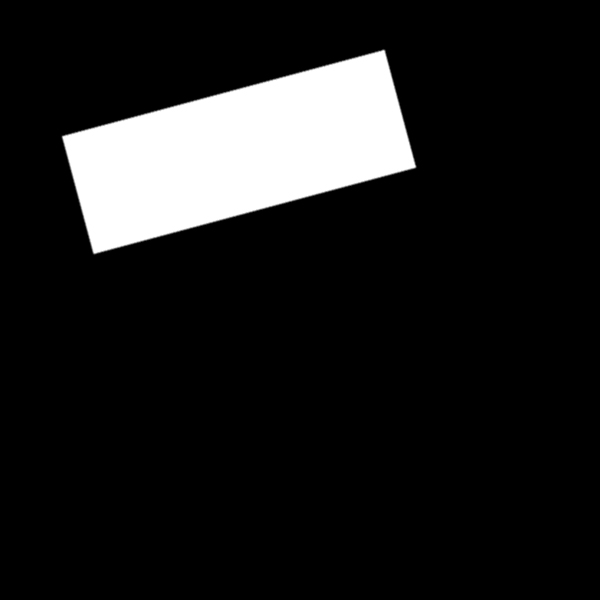
#> input picture CV/code/opencv/data/rotated.jpg, 600 x 600 px
$ python basic_contours_3.py
#> lines starting #> are read from the running program, lines starting #| are printed output that depends on the picture; after the words box and inside, x2 and y2 are one past the last pixel; in counts of white or black regions, pixels touching at a corner belong together; long printed decimals are rounded
import numpy as np
import cv2 as cv

source = cv.imread('data/rotated.jpg')
#> source is the input picture: shape (600, 600, 3); min 0, max 255, mean 28.9
gray = cv.cvtColor(source, cv.COLOR_BGR2GRAY)

ret, thresh = cv.threshold(gray, 200, 255, 0)
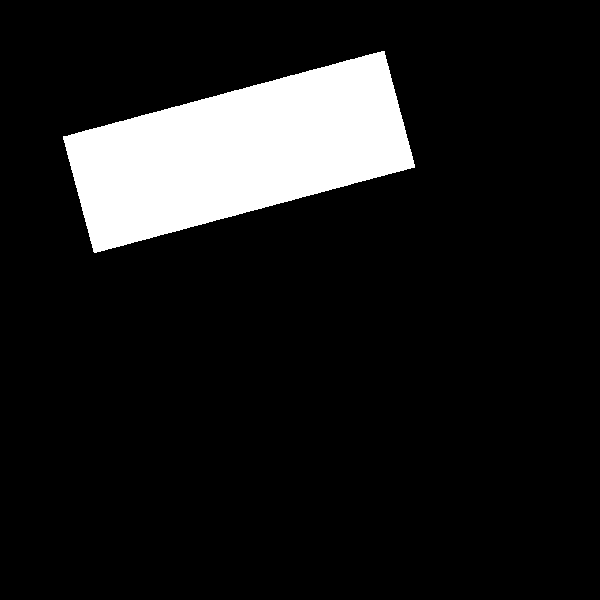
#> thresh: shape (600, 600); 11.2% white; 1 white region

contours, hierarchy = cv.findContours(thresh, cv.RETR_TREE, cv.CHAIN_APPROX_SIMPLE)
#> contours = 1 contour; box (x1, y1, x2, y2) and area: (63, 51, 415, 253) 39788
specific = contours[0]
#> specific = contour of 465 points, box (x1, y1, x2, y2) (63, 51, 415, 253), area 39788
moments = cv.moments(specific)
#> moments = moments, m00 39787.5, centre m10/m00, m01/m00 = (238.6, 151.5)
# cv.drawContours(source, [specific], 0, (0, 255, 255), 3)

perimeter = cv.arcLength(specific, True)
#> perimeter = 968.7

rectangle = cv.minAreaRect(specific)
#> rectangle = ((238.6, 151.4), (332.9, 121), -15)
box = cv.boxPoints(rectangle)
#> box = [[93.43, 252.9], [62.12, 136], [383.7, 49.9], [415, 166.8]]
box = np.int0(box)
#> box = [[93, 252], [62, 136], [383, 49], [415, 166]]

(x, y), (w, h), a = rectangle
#> x = 238.6; y = 151.4; w = 332.9; h = 121; a = -15

cX = int(moments["m10"] / moments["m00"])
#> cX = 238
cY = int(moments["m01"] / moments["m00"])
#> cY = 151


print(f'x is {x}, y is {y}, angle is {a}')
#| x is 238.565, y is 151.411, angle is -14.995


cv.drawContours(source, [box], 0, (0, 0, 255), 2)
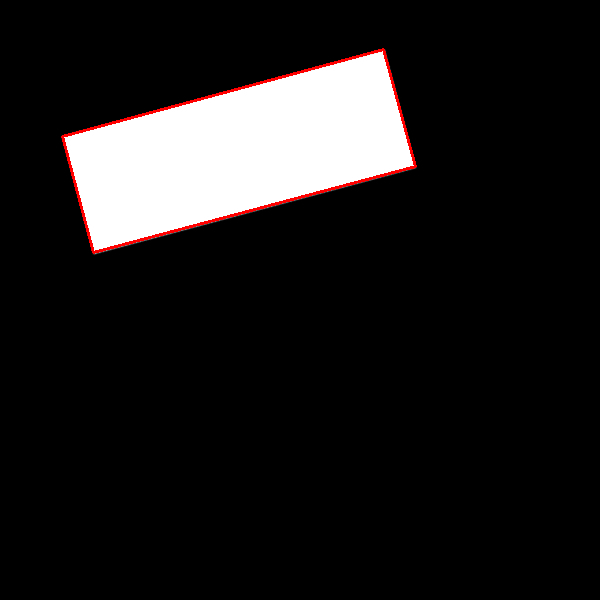
#> source: shape (600, 600, 3); 0.71% of pixels changed, all inside (x1, y1, x2, y2) = (61, 48, 417, 254)

# cv.circle(source, (x, y), 1, (255, 255, 0), 3)

# cv.rectangle(source, (x, y), (x+w, y+h), (255, 0, 255), 2)

# print(len(contours[0]))

cv.imshow('langas', source)
cv.waitKey(0)
cv.destroyAllWindows()
